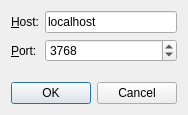
<?xml version="1.0" encoding="UTF-8"?>
<ui version="4.0">
 <class>QmlProfiler::Internal::QmlProfilerAttachDialog</class>
 <widget class="QDialog" name="QmlProfiler::Internal::QmlProfilerAttachDialog">
  <property name="geometry">
   <rect>
    <x>0</x>
    <y>0</y>
    <width>185</width>
    <height>115</height>
   </rect>
  </property>
  <property name="windowTitle">
   <string>QML Profiler</string>
  </property>
  <layout class="QVBoxLayout" name="verticalLayout">
   <item>
    <layout class="QFormLayout" name="formLayout">
     <item row="0" column="0">
      <widget class="QLabel" name="addressLabel">
       <property name="text">
        <string>&amp;Host:</string>
       </property>
       <property name="buddy">
        <cstring>addressLineEdit</cstring>
       </property>
      </widget>
     </item>
     <item row="0" column="1">
      <widget class="QLineEdit" name="addressLineEdit">
       <property name="text">
        <string>localhost</string>
       </property>
      </widget>
     </item>
     <item row="1" column="0">
      <widget class="QLabel" name="portLabel">
       <property name="text">
        <string>&amp;Port:</string>
       </property>
       <property name="buddy">
        <cstring>portSpinBox</cstring>
       </property>
      </widget>
     </item>
     <item row="1" column="1">
      <widget class="QSpinBox" name="portSpinBox">
       <property name="minimum">
        <number>1</number>
       </property>
       <property name="maximum">
        <number>65535</number>
       </property>
       <property name="value">
        <number>3768</number>
       </property>
      </widget>
     </item>
    </layout>
   </item>
   <item>
    <widget class="QDialogButtonBox" name="buttonBox">
     <property name="orientation">
      <enum>Qt::Horizontal</enum>
     </property>
     <property name="standardButtons">
      <set>QDialogButtonBox::Cancel|QDialogButtonBox::Ok</set>
     </property>
    </widget>
   </item>
  </layout>
 </widget>
 <resources/>
 <connections>
  <connection>
   <sender>buttonBox</sender>
   <signal>accepted()</signal>
   <receiver>QmlProfiler::Internal::QmlProfilerAttachDialog</receiver>
   <slot>accept()</slot>
   <hints>
    <hint type="sourcelabel">
     <x>248</x>
     <y>254</y>
    </hint>
    <hint type="destinationlabel">
     <x>157</x>
     <y>274</y>
    </hint>
   </hints>
  </connection>
  <connection>
   <sender>buttonBox</sender>
   <signal>rejected()</signal>
   <receiver>QmlProfiler::Internal::QmlProfilerAttachDialog</receiver>
   <slot>reject()</slot>
   <hints>
    <hint type="sourcelabel">
     <x>316</x>
     <y>260</y>
    </hint>
    <hint type="destinationlabel">
     <x>286</x>
     <y>274</y>
    </hint>
   </hints>
  </connection>
 </connections>
</ui>
